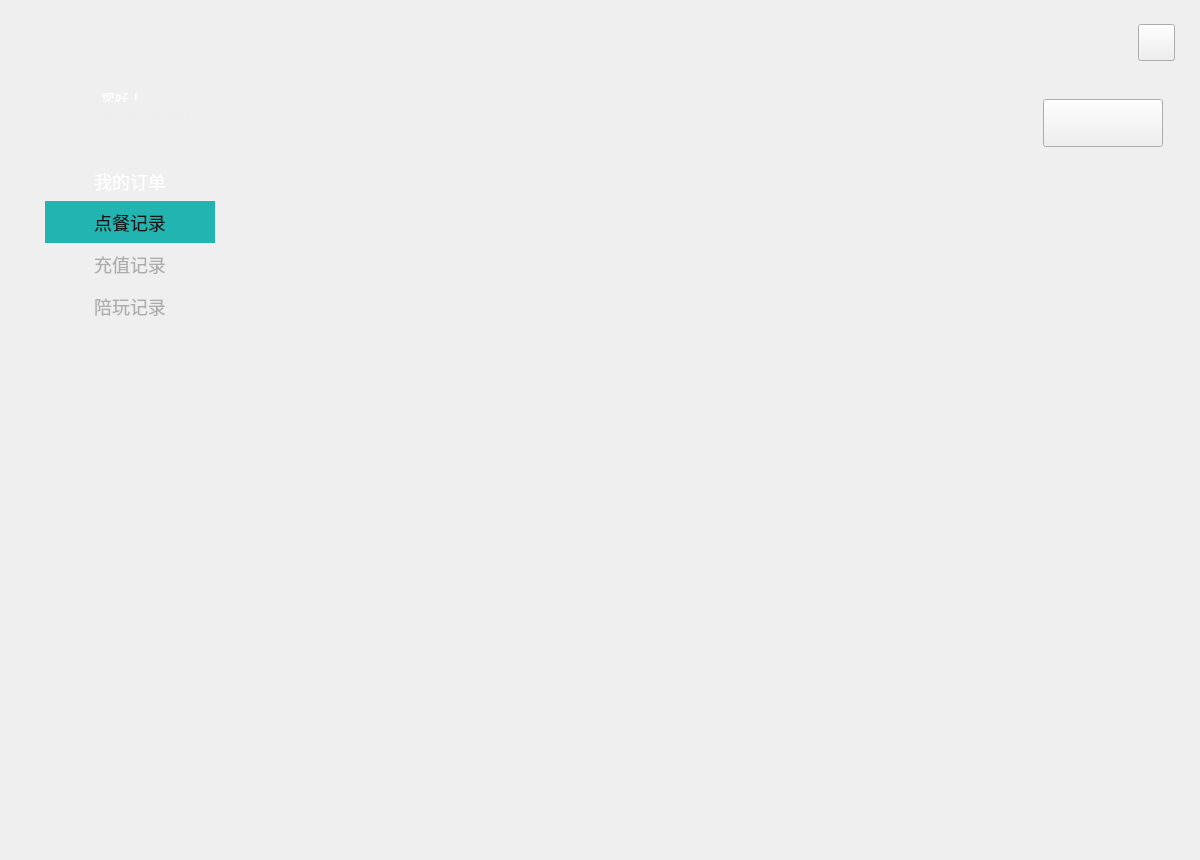
<?xml version="1.0" encoding="UTF-8"?>
<ui version="4.0">
 <class>orderDetialDialog</class>
 <widget class="QWidget" name="orderDetialDialog">
  <property name="geometry">
   <rect>
    <x>0</x>
    <y>0</y>
    <width>1200</width>
    <height>860</height>
   </rect>
  </property>
  <property name="minimumSize">
   <size>
    <width>1200</width>
    <height>860</height>
   </size>
  </property>
  <property name="maximumSize">
   <size>
    <width>1200</width>
    <height>860</height>
   </size>
  </property>
  <property name="windowTitle">
   <string>orderDetialDialog</string>
  </property>
  <layout class="QGridLayout" name="gridLayout">
   <property name="leftMargin">
    <number>0</number>
   </property>
   <property name="topMargin">
    <number>0</number>
   </property>
   <property name="rightMargin">
    <number>0</number>
   </property>
   <property name="bottomMargin">
    <number>0</number>
   </property>
   <property name="spacing">
    <number>0</number>
   </property>
   <item row="0" column="0">
    <widget class="QWidget" name="widget" native="true">
     <property name="styleSheet">
      <string notr="true">#widget{
border-image: url(:/masterDesktop/Resources/background.png);
}
#btn_close{
border-image: url(:/masterDesktop/Resources/close.png);
}
#btn_close:pressed{
margin:1px;
}
#lbl_icon{
border-image: url(:/masterDesktop/Resources/avatar.png);
}
#lbl_hi{
font-family:&quot;微软雅黑&quot;;
font-size:14px;
color:#FFFFFF;
}
#lbl_bar{
font-family:&quot;微软雅黑&quot;;
font-size:12px;
color:#EEEEEE;
}</string>
     </property>
     <widget class="QPushButton" name="btn_close">
      <property name="geometry">
       <rect>
        <x>1138</x>
        <y>24</y>
        <width>37</width>
        <height>37</height>
       </rect>
      </property>
      <property name="minimumSize">
       <size>
        <width>37</width>
        <height>37</height>
       </size>
      </property>
      <property name="maximumSize">
       <size>
        <width>37</width>
        <height>37</height>
       </size>
      </property>
      <property name="text">
       <string/>
      </property>
     </widget>
     <widget class="QLabel" name="lbl_icon">
      <property name="geometry">
       <rect>
        <x>18</x>
        <y>79</y>
        <width>63</width>
        <height>64</height>
       </rect>
      </property>
      <property name="minimumSize">
       <size>
        <width>63</width>
        <height>64</height>
       </size>
      </property>
      <property name="maximumSize">
       <size>
        <width>63</width>
        <height>64</height>
       </size>
      </property>
      <property name="text">
       <string/>
      </property>
     </widget>
     <widget class="QWidget" name="layoutWidget">
      <property name="geometry">
       <rect>
        <x>90</x>
        <y>82</y>
        <width>111</width>
        <height>50</height>
       </rect>
      </property>
      <layout class="QVBoxLayout" name="verticalLayout">
       <property name="spacing">
        <number>10</number>
       </property>
       <item>
        <widget class="QLabel" name="lbl_hi">
         <property name="text">
          <string>您好！</string>
         </property>
        </widget>
       </item>
       <item>
        <widget class="QLabel" name="lbl_bar">
         <property name="text">
          <string>欢迎光临全游电竞馆</string>
         </property>
        </widget>
       </item>
      </layout>
     </widget>
     <widget class="QWidget" name="wgt_left" native="true">
      <property name="geometry">
       <rect>
        <x>45</x>
        <y>161</y>
        <width>170</width>
        <height>210</height>
       </rect>
      </property>
      <property name="minimumSize">
       <size>
        <width>170</width>
        <height>210</height>
       </size>
      </property>
      <property name="maximumSize">
       <size>
        <width>170</width>
        <height>210</height>
       </size>
      </property>
      <property name="styleSheet">
       <string notr="true">#wgt_left{
border-image: url(:/masterDesktop/Resources/title.png);
}
#lbl_left_title{
border-image: url(:/masterDesktop/Resources/title_personal.png);
font-family:&quot;微软雅黑&quot;;
font-size:18px;
color:#FFFFFF;
}
QPushButton{
border:none;
font-family:&quot;微软雅黑&quot;;
font-size:18px;
color:#ACACAC;
}
QPushButton:checked{
color:#141414;
background:#22B4B0;
}
QPushButton:hover{
color:#FFFFFF;
}</string>
      </property>
      <layout class="QVBoxLayout" name="verticalLayout_2">
       <property name="spacing">
        <number>0</number>
       </property>
       <property name="leftMargin">
        <number>0</number>
       </property>
       <property name="topMargin">
        <number>0</number>
       </property>
       <property name="rightMargin">
        <number>0</number>
       </property>
       <property name="bottomMargin">
        <number>0</number>
       </property>
       <item>
        <widget class="QLabel" name="lbl_left_title">
         <property name="minimumSize">
          <size>
           <width>0</width>
           <height>40</height>
          </size>
         </property>
         <property name="maximumSize">
          <size>
           <width>16777215</width>
           <height>40</height>
          </size>
         </property>
         <property name="text">
          <string>我的订单</string>
         </property>
         <property name="alignment">
          <set>Qt::AlignCenter</set>
         </property>
        </widget>
       </item>
       <item>
        <widget class="QPushButton" name="btn_order_record">
         <property name="minimumSize">
          <size>
           <width>0</width>
           <height>42</height>
          </size>
         </property>
         <property name="maximumSize">
          <size>
           <width>16777215</width>
           <height>42</height>
          </size>
         </property>
         <property name="text">
          <string>点餐记录</string>
         </property>
         <property name="checkable">
          <bool>true</bool>
         </property>
         <property name="checked">
          <bool>true</bool>
         </property>
        </widget>
       </item>
       <item>
        <widget class="QPushButton" name="btn_recharge_record">
         <property name="minimumSize">
          <size>
           <width>0</width>
           <height>42</height>
          </size>
         </property>
         <property name="maximumSize">
          <size>
           <width>16777215</width>
           <height>42</height>
          </size>
         </property>
         <property name="text">
          <string>充值记录</string>
         </property>
         <property name="checkable">
          <bool>true</bool>
         </property>
        </widget>
       </item>
       <item>
        <widget class="QPushButton" name="btn_play_record">
         <property name="minimumSize">
          <size>
           <width>0</width>
           <height>42</height>
          </size>
         </property>
         <property name="maximumSize">
          <size>
           <width>16777215</width>
           <height>42</height>
          </size>
         </property>
         <property name="text">
          <string>陪玩记录</string>
         </property>
         <property name="checkable">
          <bool>true</bool>
         </property>
        </widget>
       </item>
       <item>
        <spacer name="verticalSpacer">
         <property name="orientation">
          <enum>Qt::Vertical</enum>
         </property>
         <property name="sizeHint" stdset="0">
          <size>
           <width>20</width>
           <height>41</height>
          </size>
         </property>
        </spacer>
       </item>
      </layout>
     </widget>
     <widget class="superShoppingButton" name="btn_shopping">
      <property name="geometry">
       <rect>
        <x>1043</x>
        <y>99</y>
        <width>120</width>
        <height>48</height>
       </rect>
      </property>
      <property name="minimumSize">
       <size>
        <width>120</width>
        <height>48</height>
       </size>
      </property>
      <property name="maximumSize">
       <size>
        <width>120</width>
        <height>48</height>
       </size>
      </property>
      <property name="text">
       <string/>
      </property>
     </widget>
     <widget class="QScrollArea" name="scrollArea">
      <property name="geometry">
       <rect>
        <x>238</x>
        <y>161</y>
        <width>922</width>
        <height>601</height>
       </rect>
      </property>
      <property name="minimumSize">
       <size>
        <width>922</width>
        <height>0</height>
       </size>
      </property>
      <property name="maximumSize">
       <size>
        <width>922</width>
        <height>16777215</height>
       </size>
      </property>
      <property name="styleSheet">
       <string notr="true">#scrollArea{
background:transparent;
border:none;
}
#scrollAreaWidgetContents{
background:transparent;
}</string>
      </property>
      <property name="verticalScrollBarPolicy">
       <enum>Qt::ScrollBarAsNeeded</enum>
      </property>
      <property name="horizontalScrollBarPolicy">
       <enum>Qt::ScrollBarAlwaysOff</enum>
      </property>
      <property name="widgetResizable">
       <bool>true</bool>
      </property>
      <widget class="QWidget" name="scrollAreaWidgetContents">
       <property name="geometry">
        <rect>
         <x>0</x>
         <y>0</y>
         <width>922</width>
         <height>601</height>
        </rect>
       </property>
      </widget>
     </widget>
    </widget>
   </item>
  </layout>
 </widget>
 <layoutdefault spacing="6" margin="11"/>
 <customwidgets>
  <customwidget>
   <class>superShoppingButton</class>
   <extends>QPushButton</extends>
   <header>superShoppingButton.h</header>
  </customwidget>
 </customwidgets>
 <resources>
  <include location="masterDesktop.qrc"/>
 </resources>
 <connections/>
</ui>
